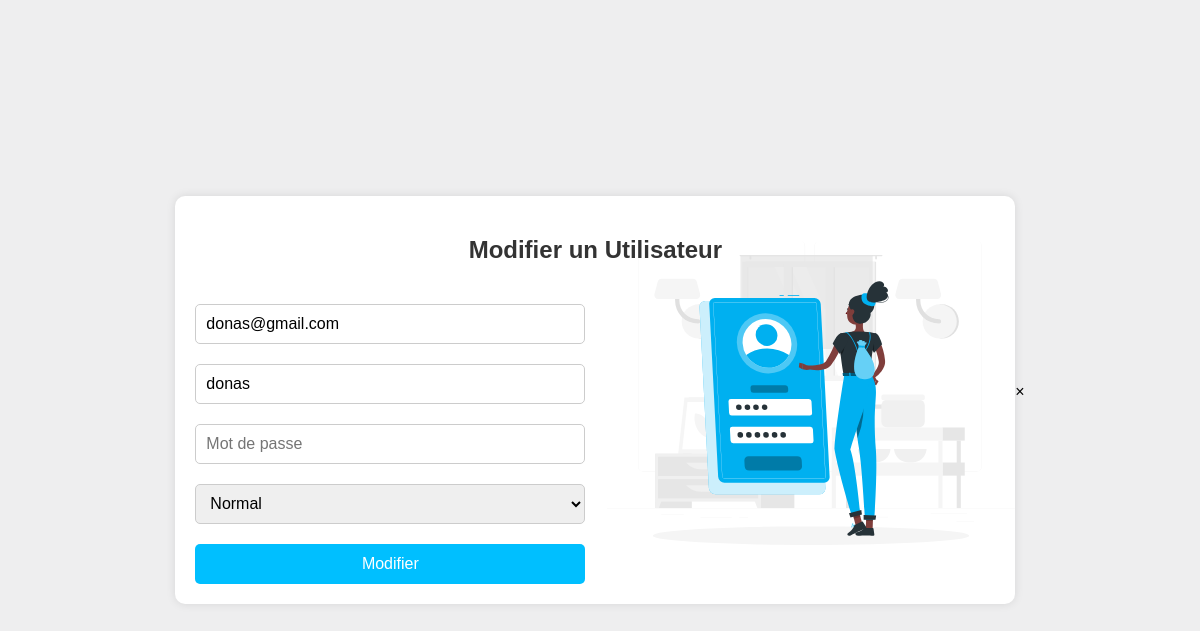
/Back-Office/espace_admin/modifierUtilisateur.php?id=3, run on the app's committed database.
### tables this page shows
CREATE TABLE `users` (
  `id` int NOT NULL,
  `email` varchar(255) NOT NULL,
  `username` varchar(255) NOT NULL,
  `password` varchar(255) NOT NULL,
  `role` varchar(50) NOT NULL
);

### Back-Office/espace_admin/modifierUtilisateur.php (the view, shortened to what this page needs)
<?php
require('../connection.php');
$id = $_GET['id'];
$query = $pdo->prepare("SELECT * FROM users WHERE id = ?");
if ($query->execute([$id])) {
    $datas = $query->fetch(PDO::FETCH_ASSOC);
} else {
    echo "Erreur lors de la récupération des données.";
    exit;
}
?>
<!DOCTYPE html>
<html lang="fr">
<head>
    <link rel="stylesheet" href="../../css/modifierUtilisateur.css">
</head>
<body>
    <form action="" method="POST">
        <h2>Modifier un Utilisateur</h2>
        <input type="email" id="email" name="email" placeholder="Email" value="<?php echo htmlspecialchars($datas['email']); ?>" required>
        <input type="text" id="username" name="username" placeholder="Nom d'utilisateur" value="<?php echo htmlspecialchars($datas['username']); ?>" required>
        <input type="password" id="password" name="password" placeholder="Mot de passe">
        <br>
        <select id="role" name="role" required>
            <option value="normal" <?php echo ($datas['role'] == 'normal') ? 'selected' : ''; ?>>Normal</option>
        </select>
        <br>
        <button type="submit" name="update_user">Modifier</button>
    </form>
    <div id="successModal" class="modal">
        <div class="modal-content">
            <span class="close-btn" onclick="closeModal()">&times;</span>
        </div>
    </div>
</body>
</html>

### css/modifierUtilisateur.css (style rules this page uses)
body { background-color: #eeeeef; font-family: Arial, sans-serif; display: flex; justify-content: center; align-items: center; height: 100vh; margin: 0; }
form { display: grid; grid-template-columns: 1fr 1fr; grid-template-rows: auto 1fr; background-color: #ffffff; grid-gap: 20px; background-image: url(../images/Login-rafiki.svg); background-repeat: no-repeat; background-position: right; padding: 20px; border-radius: 10px; box-shadow: 0 0 10px rgba(0, 0, 0, 0.1); max-width: 800px; width: 100%; }
h2 { grid-column: 1 / 3; text-align: center; margin-bottom: 20px; font-size: 1.5em; color: #333; }
input[type="email"], input[type="text"], input[type="password"], select, input[type="file"] { width: 100%; height: 40px; padding: 5px 10px; font-size: 1em; border: 1px solid #ccc; border-radius: 5px; box-sizing: border-box; grid-column: 1 / 2; }
button { grid-column: 1 / 2; height: 40px; background-color: #00bfff; color: #fff; border: none; border-radius: 5px; cursor: pointer; font-size: 1em; text-align: center; padding: 10px; }

### data on the page
users: email "donas@gmail.com", username "donas", role "Normal"
